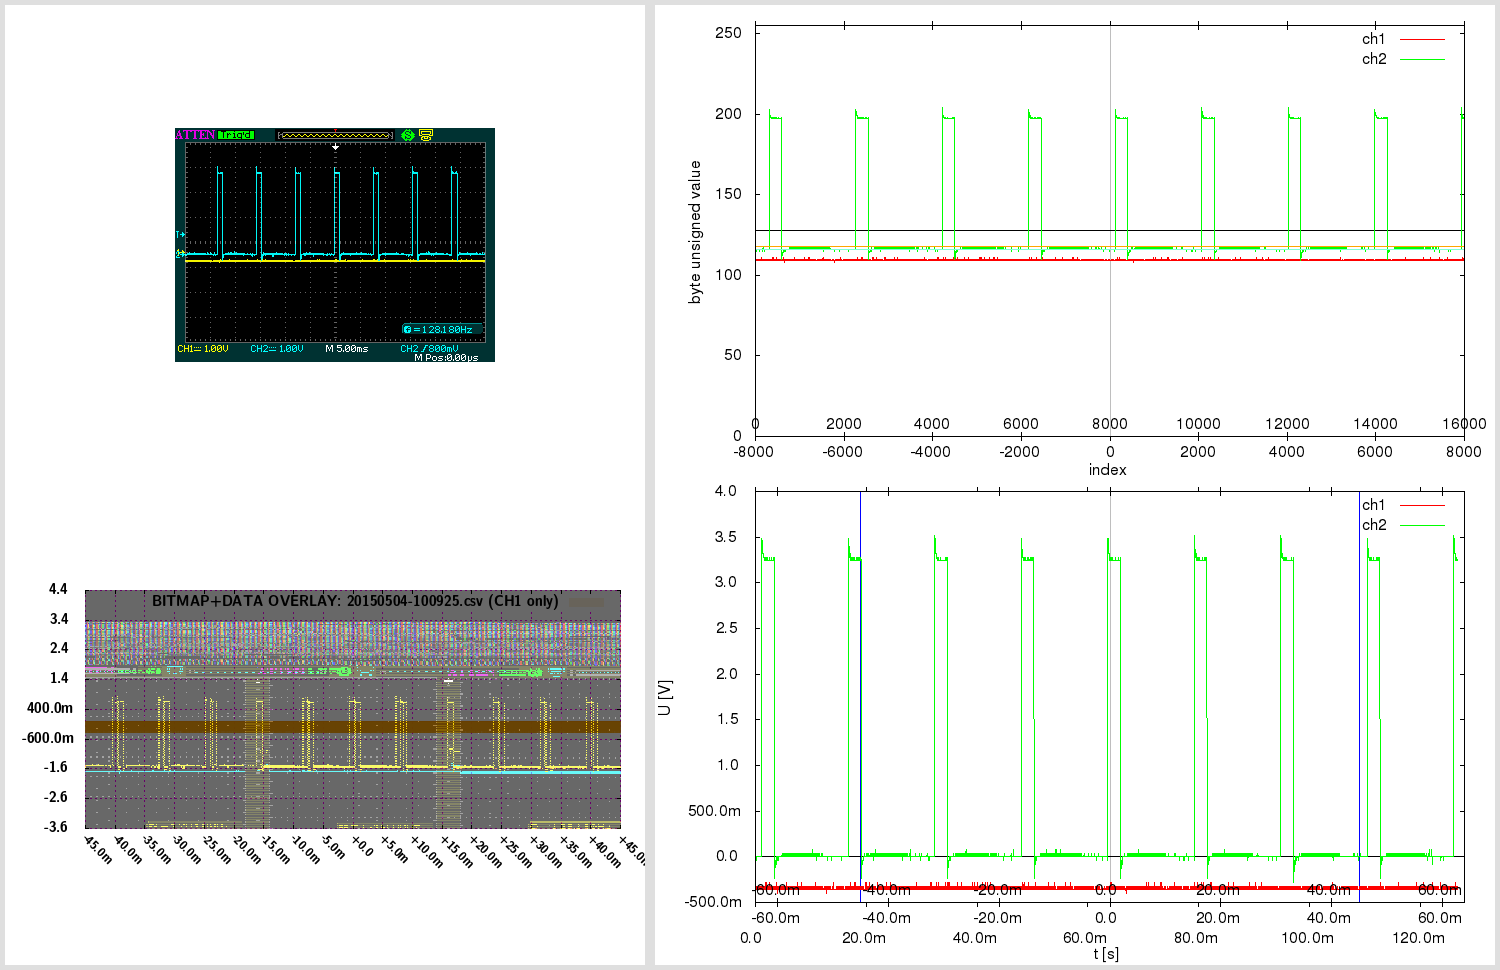

This chart was generated by the following gnuplot code:

# 20150504-100925.gnuplot [generated by /home/warreee/attenload/adsparse-wave.pl]
# single gnuplot file, with two potentially independent scripts
# generates three plots: one based on integer, other based on real (SI) values
# and one bitmap overlay - and then montages them using ImageMagick

# attengrab .csv can just be centered (over t)
# -> the x=0 (t=0) will correspond to scope center
# (but .DAV/.CSV will also need extra sample alignment)

# in Linux, to see available fonts, do:
# fc-list --verbose | grep 'fullname:' | less
# the two fonts used here:
# LMSansDemiCond10-Regular or "Latin Modern Sans Demi Cond"; and Helvetica
# Helvetica doesn't even get reported on my system:
# $ fc-list --verbose | grep 'fullname:' | grep -i 'Helvetica\|Demi Cond'
#	fullname: "LM Sans Demi Cond 10 Regular"(s) "LMSansDemiCond10-Regular"(s)


print "Gnuplotting..."

## "master settings" (shared between both parts of script)

# line color - specified by linestyles
set style line 1 linetype 1 linecolor rgb "red"
set style line 2 linetype 1 linecolor rgb "green"
set style line 3 linetype 1 linecolor rgb "orange"
set style line 4 linetype 1 linecolor rgb "aquamarine"
set style line 5 linetype -1 linecolor rgb "black"
set style line 6 linetype -1 linecolor rgb "gray"
set style line 7 linetype 1 linecolor rgb "blue"


# VARIABLES ########### ########### ###########

fnbase="20150504-100925"
fn_bmp = fnbase . ".bmp"
fn_pngr = fnbase . "_r.png"
fn_pngi = fnbase . "_i.png"
fn_pngov = fnbase . "_ov.png"
fn_pngt = fnbase . "_tmp.png"
fn_pngo = fnbase . ".png"

# scope screen(shot) properties
tdiv = 0.005          # T/DIV (50e-9)
toffs = 0        # time offset (scope) (200e-9)
vdiv1 = 1        # V/DIV CH1 (500e-3)
vdiv2 = 1         # V/DIV CH2 (50e-3)
voffs1 = -0.4         # volt offset CH1 (-1.5)
voffs2 = -0.48       # volt offset CH2 (100e-3)
sampintp  = 8e-06    # (500e-12)
sampintf  = 1/sampintp
sratacqf  = 125000      # (250e6)
sratacqp  = 1/sratacqf
#osf = 1.0    # oversample factor (multiplies .CSV and .DAV time domain) # unused here
adsFactor = 1.28

# (edges of current capture and divisions)
scope_hdiv=18
scope_vdiv=8
# enforce floating point (see below)
scope_trange = scope_hdiv*tdiv*1.0    # (900e-9)
scope_left=toffs-(scope_trange/2)     # (-250e-9)
scope_right=toffs+(scope_trange/2)    # (650e-9)
scope_bottom=-voffs1-(scope_vdiv*vdiv1/2) # -500e-3
scope_top=-voffs1+(scope_vdiv*vdiv1/2)    # 3.5

totalch1Vspan=scope_vdiv*vdiv1
totalch2Vspan=scope_vdiv*vdiv2
ch1Vcoeff = adsFactor*totalch1Vspan/(2**8)
ch2Vcoeff = adsFactor*totalch2Vspan/(2**8)

voffs1int = voffs1/ch1Vcoeff  # -10
voffs2int = voffs2/ch2Vcoeff  # -12

acsv_fn = fnbase . '.csv' # '20130020-013902.csv' # from attenload tmp_wav
acsz=16000         # tmp_wav/.csv size (900)
fts=8e-06         # final timestep (sampling period)
# here scope_trange could be 18*1, with acsz 16000;
# if as integer, 18/16000 would be 0 - enforce floating point
# above enforcing scope_trange to float doesn't work,
# must again here:
tdivp = 1.0*scope_trange/acsz   # sampling rate, based on scope range and numsamples in tmp (1ns)
tdivf = 1/tdivp             # freq based on that sampling rate

# just in case - not needed usually:
triglevel=800e-3
trigholdoff=100e-9

toffsamp = toffs/fts		# 0
# time finetune offset - int (samples) (depends on range)
tfoi = -164


#### extract bitmap from .png, if .bmp not present
# was -crop 480x234+10+10; now -crop 480x234+95+128

cmdstr = 'if (! test -f "'.fn_bmp.'") ; then \
  echo -n "'.fn_bmp.' not found .. " ; \
  if [ -f "'.fn_pngo.'" ] ; then \
    echo -n "'.fn_pngo.' found - extracting" ; \
    convert -crop 480x234+95+128 "'.fn_pngo.'" "'.fn_bmp.'" ; \
  else \
    echo -n "'.fn_pngo.' not found - cannot extract" ; \
  fi ; \
else \
  echo -n "'.fn_bmp.' found - using that" ; \
fi; echo'

#print cmdstr
# note - since cmdstr above uses double quotes,
# must use single quotes for bash here!:
print system("bash -c '". cmdstr ."' 2>&1")


##################################
###### plot directly with unsigned byte data

set terminal png size 840,480
set termoption enhanced
set termoption font "Helvetica, 12"

set output fn_pngi
set datafile separator ","

# set axis label
set xlabel "index" offset 0.0,0.8
set ylabel "byte unsigned value" offset 1.0,0.0


# horizontal line as functions
zeroline(x)=128
ch1offs(x)=128+voffs1int # (-10)
ch2offs(x)=128+voffs2int # (-12)

# vertical line - headless arrow
# "y" scope axis in middle:
ymI = acsz/2
set arrow from ymI,0 to ymI,255 nohead ls 5
# time offset:
toI = ymI - toffs/fts
set arrow from toI,0 to toI,255 nohead ls 6


# must use multiplot here, to have two x-axes
# and thus, must set lmargin, so both graphs match

set size 1.0,0.9      # 0.1/2 = 0.05
set bmargin 0
set lmargin 10
set yrange [0:255] # 8-bit


set multiplot

set origin 0,0.1
set xrange [0:acsz]
set xtics in
set xtics offset 0,graph 0.08
plot \
  zeroline(x) with lines notitle ls 5,\
  acsv_fn using 1:2 with lines title "ch1" ls 1, \
  "" using 1:3 with lines title "ch2" ls 2, \
  ch1offs(x) with lines notitle ls 3, \
  ch2offs(x) with lines notitle ls 4

unset arrow # if big offset, line from prev. can 'leak' in next at diff place, so reset

set origin 0,0.1
set xtics out
set xtics offset 0,graph 0.02
set xrange [-acsz/2:acsz/2-1]
#set xtics nomirror 500
set noytics
set noylabel
unset xlabel # set xlabel ""
set border 1
plot 0 notitle

set nomultiplot


### reset previous settings
#unset border # no work for default
set border    # Draw default borders:
set ytics
unset yrange


##################################
###### plot with converted real SI units

# reset # resets set style line!

set terminal png size 840,480
set termoption enhanced
set termoption font "Helvetica, 12"

set output fn_pngr
set datafile separator ","

# set axis label
set xlabel "t [s]" offset 0.0,0.1
set ylabel "U [V]" offset 1.0,0.0

# axis tics format
set format y "%.1s%c"
set format x "%.1s%c"


# horizontal line as functions
zerolineR(x)=0
# don't show real offsets; they could be way off depending on V/DIV
#ch1offsR(x)=0+(-0.4)
#ch2offsR(x)=0+(-0.48)

# "y" scope axis in middle (the +1 added to ymI so it snaps at 0):
ymR=(ymI+1)*fts
set arrow from ymR,graph 0 to ymR,graph 1 nohead ls 5
# time offset:
toR=toI*fts
set arrow from toR,graph 0 to toR,graph 1 nohead ls 6
# indicate scope range here too
set arrow from scope_left+toR,graph 0 to scope_left+toR,graph 1 nohead ls 7
set arrow from scope_right+toR,graph 0 to scope_right+toR,graph 1 nohead ls 7


# must use multiplot here, to have two x-axes
# and thus, must set lmargin, so both graphs match

set size 1.0,0.9      # 0.1/2 = 0.05
set bmargin 0
set lmargin 10
set yrange [] writeback # since we don't set explicity, must save autorange
set autoscale y

set multiplot

set origin 0,0.13
set xrange [0:acsz*fts]
set xtics out
set xtics offset 0,graph -0.03
plot \
  zerolineR(x) with lines notitle ls 5,\
  acsv_fn using ($4+tfoi*fts):5 with lines title "ch1" ls 1, \
  "" using ($4+tfoi*fts):6 with lines title "ch2" ls 2

set yrange restore # this saves the found yrange after `plot`
unset arrow # if big offset, line from prev. can 'leak' in next at diff place, so reset

set origin 0,0.13
set xtics out
set xtics offset 0,graph 0.02
set xrange [(-acsz/2)*fts:(acsz/2-1)*fts]
set noytics
set noylabel
unset xlabel # set xlabel ""
set border 1
plot GPVAL_Y_MIN notitle

set origin 0,0.13
set xtics in
set xtics offset 0,graph 0.08
# wrong to put xrange [scope_left:scope_right] here;
# as [scope_left:scope_right] could be a snippet,
# and this graph shows entire capture!
# simply move the previous scale for toffset
toRR=(acsz/2.)*fts-toR
set xrange [(-acsz/2)*fts+toRR:(acsz/2-1)*fts+toRR]
set noytics
set noylabel
unset xlabel # set xlabel ""
set border 1
plot GPVAL_Y_MIN notitle

set nomultiplot


##################################
###### plot with bitmap and data overlay

# here 840,480 remains as output png size,
# even if not set explicitly; also, make
# the height smaller - so can have gravity North in montage

set terminal png truecolor size 640,305 # size 840,480
set termoption enhanced
myfont="LMSansDemiCond10-Regular"   # LMSansDemiCond10-Regular or "Latin Modern Sans Demi Cond"
# cannot do concatenation direct in termoption line, so in separate string
myfontb="".myfont.", 12"
set termoption font myfontb

set output fn_pngov
set datafile separator ","


set autoscale
unset xtics
unset ytics
unset border
unset arrow # delete all arrows
unset object # (hopefully) delete objects?

set xrange [scope_left:scope_right]
xticstep=(scope_right-scope_left)/scope_hdiv
set xtics in scope_left,xticstep,scope_right scale 1
set yrange [scope_bottom:scope_top]
yticstep=(scope_top-scope_bottom)/scope_vdiv
set ytics in scope_bottom,yticstep,scope_top scale 1
set grid xtics ytics back linecolor rgb "magenta"
# right is only gnuplot 4.6 - without it ok w/ 4.4
#set xtics rotate by -45 offset 2.5,-1.50 right format "%+.1s%c" font myfont.',10'
set xtics rotate by -45 offset 0.0,0.0 format "%+.1s%c" font myfont.',10'
set key noenhanced

# dimensions of scope screenshot bitmap
bmp_w=480
bmp_h=234

# alpha bmp transparency [0:255]
bmp_alpha = 150
# boxes fillstyle transparent solid 0.10
box_transp = (1.-(acsz/16384.))*0.9 + 0.10

# plot string for data in transparent bitmap:
plot1au = "(($0-acsz/2.+tfoi)*fts+toffs):($5)"

# bmp_w=480 bmp_h=234 ; inside 451x201+15+14
# on plot: scope_left:scope_right and scope_bottom:scope_top!
# (so toffset is built in!)

bdx = scope_trange/(451.0-1)  # [s/pixel] /451: 1.99557e-09 vs 2.000e-9 manually
bdy = totalch1Vspan/(201.0-1) # [V/pixel] /201: 0.0199005 vs 0.02005 manually
bofx = -((scope_trange/2.0)-toffs+(15.0+0)*bdx) #-15.0*bdx # -2.8e-7
bofy = -((totalch1Vspan/2.0)+voffs1+(14.0+5)*bdy) #-14.0*bdy # -0.88

# seems `boxes fillstyle transparent solid 0.40` makes some seethroughs
# or something with bmp alpha overlay; but even without, all the same?
# because the red + blue (somehow inverted) creates a gray.. better green or orange

_plot_str = "zerolineR(x) with lines notitle ls 1,\
acsv_fn \
  using ".plot1au." with boxes fillstyle transparent solid box_transp noborder linestyle 3\
  title 'BITMAP+DATA OVERLAY: '.acsv_fn.' (CH1 only)',\
fn_bmp \
  binary array=(bmp_w,bmp_h) skip=54 format='%uchar' \
  dx=bdx dy=bdy origin=(bofx,bofy) \
  using 1:2:3:(bmp_alpha) \
  with rgbalpha t ''"

# seems actual plot in screenshot bitmap (480 × 234)
#  is at: 451x201+15+14; aspect ratio 201/451 = 0.445676
set size ratio 0.445676

eval("plot " . _plot_str)




##################################
###### montage commands

# used to be in attengrab; now here
# call ImageMagick montage via system
# and montage in `gnuplot` (easier to separate)

print "Montaging images..."
# this works in ImageMagick 6.6.2-6, but not in 6.5.7-8
#      '.fn_pngov.' -gravity Center -extent x480  \#
# must spec -extent 640x480 for 6.5

cmdstr = 'montage \
  <(montage \
    <(convert \
      '.fn_bmp.' -gravity Center -crop 640x480-10+0! -flatten  \
      bmp:-) \
    <(convert \
      '.fn_pngov.' -gravity Center -extent 640x480  \
      bmp:-) \
  -tile 1x -geometry +0+0  \
  bmp:-) \
  <(montage \
    '.fn_pngi.' \
    '.fn_pngr.' \
  -tile 1x -geometry +0+0  \
  bmp:-) \
-geometry +0+0 -border 5 \
'.fn_pngo

print cmdstr
print system('bash -c "'. cmdstr .'" 2>&1')

print "Deleting temp files ..."

delcmd = "rm"

# leave the bitmap for now
# actually, let attengrab handle it - since
# it may need to be re-taken!
# #cmdstr = delcmd ." ". fn_bmp
# #print cmdstr . "  " . system(cmdstr . " 2>&1")

cmdstr = delcmd ." ". fn_pngr
print cmdstr . "  " . system(cmdstr . " 2>&1")

cmdstr = delcmd ." ". fn_pngi
print cmdstr . "  " . system(cmdstr . " 2>&1")

cmdstr = delcmd ." ". fn_pngov
print cmdstr . "  " . system(cmdstr . " 2>&1")




# note:
# set terminal png size 840,480 # size defaults to 640x480 px
# set terminal pdf size 10,3 # size defaults to 5x3 in
# enhanced text: set termoption enhanced

# vertical line - headless arrow
# need ymin and ymax; gnuplot gives them only after plot -
# - and even then they do not correspond to end ticks
# - and even then, cannot get the arrow to show, after the second `plot`
# .. nor can I edit it anyhow; it must run before the first `plot`
# so instead of that, position y coordinates relative to graph (0 to 1)
#set arrow 1 from graph 0.5,0 to graph 0.5,1 nohead ls 5

# in multiplot, yrange should be after the size command
# note: xrange could be 2250 or 450
# so leave it to autoscale here? will be accurate since it's integer index...
# now set explicitly by script # below in multiplot

# axis tics format
# for engineering notation - 'help format specifiers':
# "A 'scientific' power is one such that the exponent is a multiple of three."

# print "Montaging images..."

# "The 'tile' size is then set to the largest dimentions
# of all the resized images, and the size actually specified."
# "by removing the 'size' component, non of the images will
# be resized, and the 'tile' size will be set to the largest
# dimensions of all the images given"
# not so simple: http://unix.stackexchange.com/questions/4046/
# can be done in one command with bash subprocess pipes (bash only)
# was: .fn_bmp.' -gravity NorthWest ; fn_pngov.' -gravity North
# can pad with -gravity Center -extent 640x480;
# but also with crop! -flatten - there have offset too!
# -geometry +2+2 can also mess up the last -border 5 !

# bmp scale worked for:
# bmp_w=480 bmp_h=234 ; inside 451x201+15+14
# tdiv = 5e-08,  toffs = 2e-07,  vdiv1 = 0.5,   voffs1 = -1.5,
# dx=2.000e-9 dy=0.02005 origin=(-2.8e-7,-0.88) for
# tspan = 18*tdiv = 18*5e-08 = 9e-07s
# vspan1 = 8*vdiv1 = 8*0.5 = 4V
# tspan/451 = 9e-07/451 = 1.99557e-09 s/pixel
# vspan1/201 = 4/201 = 0.0199005 V/pixel
# bdx=tspan/(451-1) = '9e-07/(451-1)' = 2e-09
# bdy=vspan1/(201-1) = '4/(201-1)' = 0.02
# 15*bdx = 15*2e-9 = 3e-08
# 14*bdy = 14*0.02 = 0.28
# 15*1.99557e-09 = 2.99335e-08
# 14*0.0199005 = 0.278607
